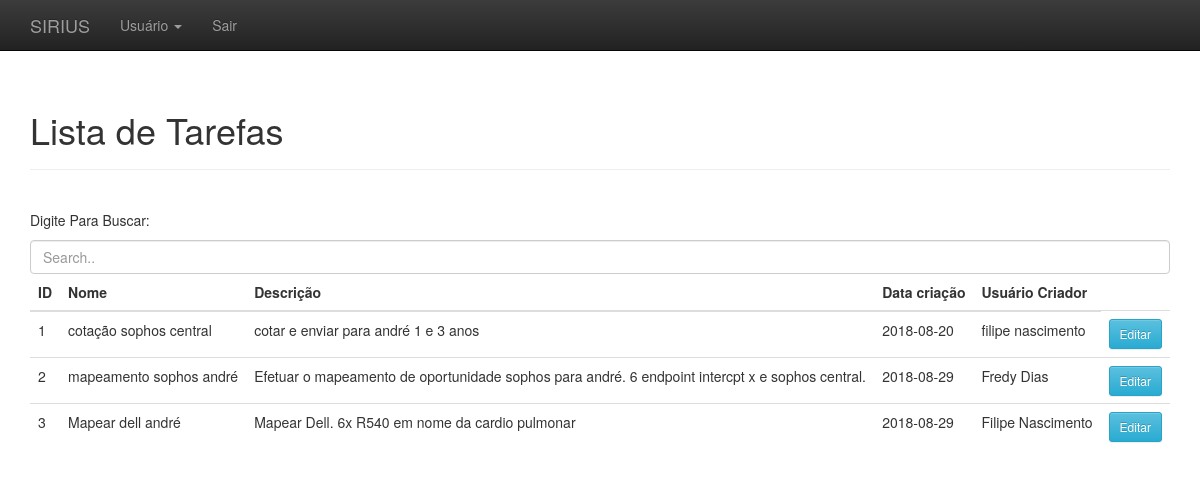
/home.php, run on an earlier commit of the app's database.
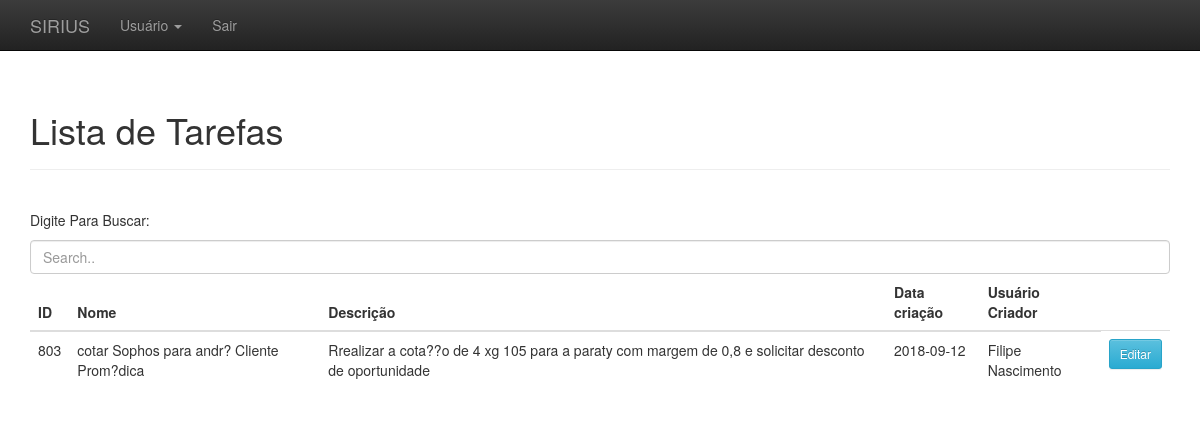
And on a later commit of the database.
### tables this page shows
CREATE TABLE `tarefas` (
  `id_tarefas` int(11) NOT NULL,
  `nome_tarefa` varchar(100) NOT NULL,
  `descricao` varchar(500) NOT NULL,
  `data_criacao` date NOT NULL,
  `user_criador` varchar(100) NOT NULL
);

### Home.php (the view, shortened to what this page needs)
<!DOCTYPE html>
<html lang="pt-br">
  <head>
    <link href="css/bootstrap.min.css" rel="stylesheet">
    <link href="css/bootstrap-theme.min.css" rel="stylesheet">
    <link href="css/theme.css" rel="stylesheet">
  </head>
  <body role="document">
	<?php
		include_once("menu_admin.php");
	?>
    <div class="container theme-showcase" role="main">
      <div class="page-header">
        <h1>Lista de Tarefas</h1>
      </div>
      <div class="row">
        <div class="col-md-12">
          <table class="table">
            <table class="table">
            <thead>
              <p>Digite Para Buscar:</p>
  <input class="form-control" id="myInput" type="text" placeholder="Search..">
                <tr>
                <th>ID</th>
                <th>Nome</th>
                <th>Descrição</th>
                <th>Data criação</th>
                <th>Usuário Criador</th>
              </tr>
            </thead>
            <tbody id="myTable">
             <?php
$connection = new mysqli("localhost", "root", "", "basedetestes");
$sql = $connection->query("Select * From tarefas");
if($sql){
    while($exibe = $sql->fetch_assoc()){
        echo"<tr>";
        echo "<td>".$exibe["id_tarefas"]."</td>";
        echo "<td>".$exibe["nome_tarefa"]."</td>";
        echo "<td>".$exibe["descricao"]."</td>";
        echo "<td>".$exibe["data_criacao"]."</td>";
        echo "<td>".$exibe["user_criador"]."</td>";
        echo "<td> <a href='Home.php'><button class='btn btn-sm btn-info btn-block'>Editar</button></a></td>";
        }
    }
?>
            </tbody>
          </table>
        </div>
		</div>
    </div>
  </body>
</html>

### menu_admin.php (shortened to what this page needs)
<nav class="navbar navbar-inverse navbar-fixed-top">
  <div class="container">
	<div class="navbar-header">
	  <a class="navbar-brand" href="Home.php">SIRIUS</a>
	</div>
	<div id="navbar" class="navbar-collapse collapse">
	  <ul class="nav navbar-nav">
		<li class="dropdown">
		  <a href="#" class="dropdown-toggle" data-toggle="dropdown" role="button" aria-haspopup="true" aria-expanded="false">Usuário <span class="caret"></span></a>
		</li>
		<li><a href="sair.php">Sair</a></li>
	  </ul>
	</div>
  </div>
</nav>

### css/theme.css (style rules this page uses)
body { padding-top: 70px; padding-bottom: 30px; }

What changed in the data, as far as the page shows it:
removed tarefas: id_tarefas "1", nome_tarefa "cotação sophos central", descricao "cotar e enviar para andré 1 e 3 anos", data_criacao "2018-08-20", user_criador "filipe nascimento"
removed tarefas: id_tarefas "2", nome_tarefa "mapeamento sophos andré", descricao "Efetuar o mapeamento de oportunidade sophos para andré. 6 endpoint intercpt x e sophos central.", data_criacao "2018-08-29", user_criador "Fredy Dias"
removed tarefas: id_tarefas "3", nome_tarefa "Mapear dell andré", descricao "Mapear Dell. 6x R540 em nome da cardio pulmonar", data_criacao "2018-08-29", user_criador "Filipe Nascimento"
added tarefas: id_tarefas "803", nome_tarefa "cotar Sophos para andr? Cliente Prom?dica", descricao "Rrealizar a cota??o de 4 xg 105 para a paraty com margem de 0,8 e solicitar desconto de oportunidade", data_criacao "2018-09-12", user_criador "Filipe Nascimento"
